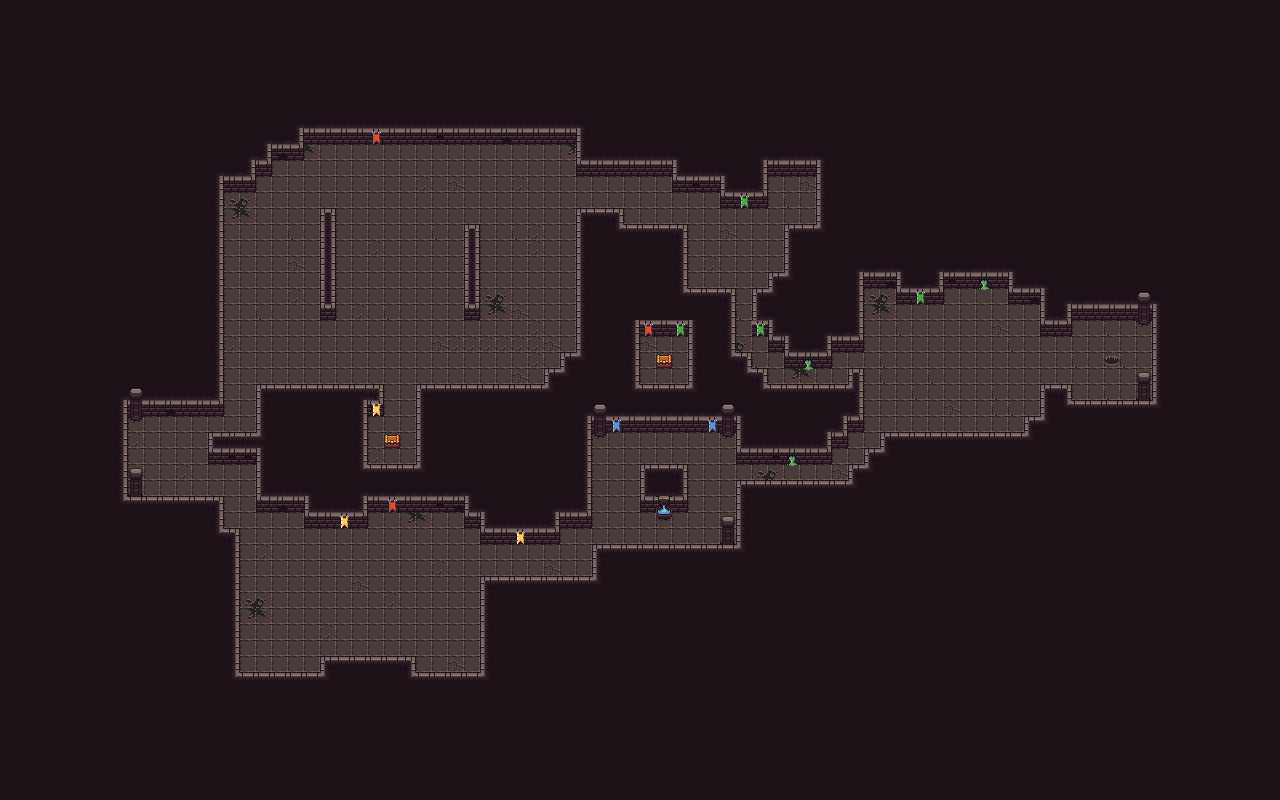

Tiled map render using the project's own tile images. Description and the map definition, with tile-layer contents summarised, below:
An orthogonal 80x50 tile map with 16x16 px tiles, 4 tile layers (abyss, floor, walls, dec), 2 tilesets and 83 objects.

<map version="1.10" tiledversion="1.11.2" orientation="orthogonal" renderorder="right-down" width="80" height="50" tilewidth="16" tileheight="16" infinite="0" nextlayerid="7" nextobjectid="93">
 <tileset firstgid="1" name="dungeontileset-extended" tilewidth="16" tileheight="16" tilecount="4096" columns="64">
  <image source="../tile_sets/dungeontiles-extended v1.1/dungeontileset-extended.png" width="1024" height="1024" />
 </tileset>
 <tileset firstgid="4097" name="16x16 dungeon ii wall reconfig v04 spritesheet" tilewidth="16" tileheight="16" tilecount="192" columns="16">
  <image source="../tile_sets/16x16 dungeon ii wall reconfig/16x16 dungeon ii wall reconfig v04 spritesheet.png" width="256" height="192" />
 </tileset>
 <layer id="1" name="abyss" width="80" height="50">
  <data>[4000 cells, 4000 non-empty, 5 distinct tile ids]</data>
 </layer>
 <layer id="2" name="floor" width="80" height="50">
  <data>[4000 cells, 814 non-empty, 12 distinct tile ids]</data>
 </layer>
 <layer id="3" name="walls" width="80" height="50">
  <data>[4000 cells, 531 non-empty, 43 distinct tile ids]</data>
 </layer>
 <layer id="4" name="dec" width="80" height="50">
  <data>[4000 cells, 27 non-empty, 7 distinct tile ids]</data>
 </layer>
 <objectgroup id="5" name="collisions">
  <object id="1" x="112" y="384" width="112" height="32" />
  <object id="2" x="192" y="160" width="32" height="256" />
  <object id="3" x="96" y="400" width="32" height="112" />
  <object id="4" x="112" y="496" width="112" height="48" />
  <object id="8" x="208" y="528" width="32" height="160" />
  <object id="9" x="224" y="672" width="112" height="32" />
  <object id="10" x="320" y="656" width="96" height="32" />
  <object id="11" x="400" y="672" width="96" height="32" />
  <object id="12" x="480" y="576" width="32" height="112" />
  <object id="13" x="480" y="576" width="128" height="32" />
  <object id="14" x="592" y="544" width="160" height="48" />
  <object id="15" x="736" y="480" width="32" height="80" />
  <object id="16" x="736" y="480" width="128" height="32" />
  <object id="17" x="848" y="464" width="32" height="32" />
  <object id="18" x="864" y="448" width="32" height="32" />
  <object id="20" x="880" y="432" width="160" height="32" />
  <object id="21" x="1024" y="416" width="32" height="32" />
  <object id="22" x="1040" y="384" width="32" height="48" />
  <object id="23" x="1056" y="400" width="112" height="32" />
  <object id="24" x="1152" y="288" width="32" height="128" />
  <object id="25" x="1056" y="288" width="112" height="32" />
  <object id="26" x="1040" y="272" width="32" height="64" />
  <object id="27" x="1008" y="256" width="48" height="48" />
  <object id="28" x="928" y="256" width="96" height="32" />
  <object id="29" x="896" y="256" width="48" height="48" />
  <object id="30" x="848" y="256" width="64" height="32" />
  <object id="31" x="816" y="272" width="48" height="80" />
  <object id="32" x="784" y="320" width="48" height="48" />
  <object id="33" x="768" y="304" width="32" height="48" />
  <object id="34" x="752" y="288" width="32" height="48" />
  <object id="35" x="768" y="272" width="32" height="32" />
  <object id="36" x="784" y="224" width="48" height="64" />
  <object id="37" x="816" y="144" width="48" height="96" />
  <object id="38" x="752" y="128" width="80" height="48" />
  <object id="39" x="720" y="144" width="48" height="64" />
  <object id="40" x="672" y="144" width="64" height="48" />
  <object id="41" x="576" y="112" width="112" height="64" />
  <object id="42" x="288" y="112" width="304" height="32" />
  <object id="43" x="256" y="128" width="48" height="32" />
  <object id="44" x="240" y="144" width="32" height="32" />
  <object id="45" x="208" y="160" width="48" height="32" />
  <object id="46" x="640" y="464" width="48" height="48" />
  <object id="47" x="544" y="400" width="48" height="128" />
  <object id="48" x="576" y="384" width="176" height="48" />
  <object id="49" x="736" y="416" width="96" height="48" />
  <object id="50" x="816" y="416" width="32" height="32" />
  <object id="51" x="832" y="384" width="32" height="48" />
  <object id="52" x="848" y="368" width="16" height="32" />
  <object id="54" x="752" y="384" width="112" height="32" />
  <object id="55" x="736" y="368" width="32" height="32" />
  <object id="57" x="688" y="288" width="48" height="48" />
  <object id="58" x="688" y="352" width="64" height="48" />
  <object id="59" x="560" y="352" width="80" height="48" />
  <object id="60" x="576" y="224" width="64" height="112" />
  <object id="61" x="576" y="208" width="48" height="32" />
  <object id="63" x="624" y="224" width="64" height="80" />
  <object id="64" x="624" y="288" width="80" height="48" />
  <object id="65" x="480" y="496" width="80" height="48" />
  <object id="66" x="464" y="480" width="32" height="48" />
  <object id="67" x="400" y="464" width="80" height="48" />
  <object id="68" x="352" y="464" width="32" height="48" />
  <object id="69" x="304" y="496" width="64" height="32" />
  <object id="70" x="256" y="448" width="64" height="64" />
  <object id="71" x="208" y="432" width="64" height="32" />
  <object id="72" x="256" y="384" width="112" height="64" />
  <object id="73" x="352" y="384" width="32" height="32" />
  <object id="74" x="336" y="432" width="32" height="48" />
  <object id="75" x="416" y="384" width="32" height="96" />
  <object id="76" x="416" y="384" width="144" height="32" />
  <object id="77" x="544" y="368" width="32" height="32" />
  <object id="78" x="320" y="208" width="16" height="112" />
  <object id="80" x="464" y="224" width="16" height="96" />
  <object id="81" x="384" y="432" width="16" height="16" />
  <object id="82" x="656" y="352" width="16" height="16" />
  <object id="84" x="128" y="412" width="16" height="8" />
  <object id="85" x="128" y="492" width="16" height="8" />
  <object id="86" x="656" y="508" width="16" height="12" />
  <object id="87" x="1136" y="396" width="16" height="8" />
  <object id="88" x="1136" y="316" width="16" height="8" />
  <object id="89" x="592" y="428" width="16" height="8" />
  <object id="90" x="720" y="428" width="16" height="8" />
  <object id="91" x="720" y="540" width="16" height="8" />
 </objectgroup>
 <objectgroup id="6" name="triggers">
  <object id="92" x="1104" y="352" width="16" height="16">
   <properties>
    <property name="target_map" value="level4" />
    <property name="target_x" value="145" />
    <property name="target_y" value="240" />
    <property name="trigger_type" value="exit" />
   </properties>
  </object>
 </objectgroup>
</map>
